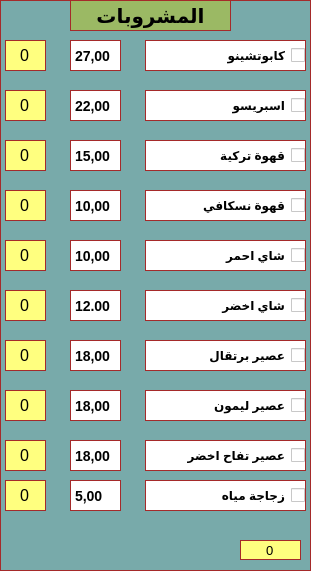
          <widget class="QGroupBox" name="groupBox_2">
           <property name="geometry">
            <rect>
             <x>545</x>
             <y>100</y>
             <width>311</width>
             <height>571</height>
            </rect>
           </property>
           <property name="font">
            <font>
             <family>DecoType Naskh</family>
             <pointsize>18</pointsize>
            </font>
           </property>
           <property name="layoutDirection">
            <enum>Qt::RightToLeft</enum>
           </property>
           <property name="styleSheet">
            <string notr="true">background-color: rgb(120,170, 170);
border:1px solid brown;</string>
           </property>
           <property name="title">
            <string/>
           </property>
           <widget class="QLineEdit" name="lineEdit_36">
            <property name="geometry">
             <rect>
              <x>5</x>
              <y>340</y>
              <width>41</width>
              <height>31</height>
             </rect>
            </property>
            <property name="font">
             <font>
              <pointsize>12</pointsize>
             </font>
            </property>
            <property name="styleSheet">
             <string notr="true">background-color: rgb(255, 255, 127);</string>
            </property>
            <property name="text">
             <string>0</string>
            </property>
            <property name="maxLength">
             <number>32771</number>
            </property>
            <property name="alignment">
             <set>Qt::AlignCenter</set>
            </property>
           </widget>
           <widget class="QLineEdit" name="lineEdit_37">
            <property name="geometry">
             <rect>
              <x>5</x>
              <y>390</y>
              <width>41</width>
              <height>31</height>
             </rect>
            </property>
            <property name="font">
             <font>
              <pointsize>12</pointsize>
             </font>
            </property>
            <property name="styleSheet">
             <string notr="true">background-color: rgb(255, 255, 127);</string>
            </property>
            <property name="text">
             <string>0</string>
            </property>
            <property name="maxLength">
             <number>32771</number>
            </property>
            <property name="alignment">
             <set>Qt::AlignCenter</set>
            </property>
           </widget>
           <widget class="QLineEdit" name="lineEdit_38">
            <property name="geometry">
             <rect>
              <x>5</x>
              <y>290</y>
              <width>41</width>
              <height>31</height>
             </rect>
            </property>
            <property name="font">
             <font>
              <pointsize>12</pointsize>
             </font>
            </property>
            <property name="styleSheet">
             <string notr="true">background-color: rgb(255, 255, 127);</string>
            </property>
            <property name="text">
             <string>0</string>
            </property>
            <property name="maxLength">
             <number>32771</number>
            </property>
            <property name="alignment">
             <set>Qt::AlignCenter</set>
            </property>
           </widget>
           <widget class="QLineEdit" name="lineEdit_39">
            <property name="geometry">
             <rect>
              <x>5</x>
              <y>40</y>
              <width>41</width>
              <height>31</height>
             </rect>
            </property>
            <property name="font">
             <font>
              <pointsize>12</pointsize>
             </font>
            </property>
            <property name="styleSheet">
             <string notr="true">background-color: rgb(255, 255, 127);</string>
            </property>
            <property name="text">
             <string>0</string>
            </property>
            <property name="maxLength">
             <number>32771</number>
            </property>
            <property name="alignment">
             <set>Qt::AlignCenter</set>
            </property>
           </widget>
           <widget class="QLineEdit" name="lineEdit_40">
            <property name="geometry">
             <rect>
              <x>5</x>
              <y>90</y>
              <width>41</width>
              <height>31</height>
             </rect>
            </property>
            <property name="font">
             <font>
              <pointsize>12</pointsize>
             </font>
            </property>
            <property name="styleSheet">
             <string notr="true">background-color: rgb(255, 255, 127);</string>
            </property>
            <property name="text">
             <string>0</string>
            </property>
            <property name="maxLength">
             <number>32771</number>
            </property>
            <property name="alignment">
             <set>Qt::AlignCenter</set>
            </property>
           </widget>
           <widget class="QLineEdit" name="lineEdit_41">
            <property name="geometry">
             <rect>
              <x>5</x>
              <y>440</y>
              <width>41</width>
              <height>31</height>
             </rect>
            </property>
            <property name="font">
             <font>
              <pointsize>12</pointsize>
             </font>
            </property>
            <property name="styleSheet">
             <string notr="true">background-color: rgb(255, 255, 127);</string>
            </property>
            <property name="text">
             <string>0</string>
            </property>
            <property name="maxLength">
             <number>32771</number>
            </property>
            <property name="alignment">
             <set>Qt::AlignCenter</set>
            </property>
           </widget>
           <widget class="QLineEdit" name="lineEdit_42">
            <property name="geometry">
             <rect>
              <x>5</x>
              <y>240</y>
              <width>41</width>
              <height>31</height>
             </rect>
            </property>
            <property name="font">
             <font>
              <pointsize>12</pointsize>
             </font>
            </property>
            <property name="styleSheet">
             <string notr="true">background-color: rgb(255, 255, 127);</string>
            </property>
            <property name="text">
             <string>0</string>
            </property>
            <property name="maxLength">
             <number>32771</number>
            </property>
            <property name="alignment">
             <set>Qt::AlignCenter</set>
            </property>
           </widget>
           <widget class="QLineEdit" name="lineEdit_43">
            <property name="geometry">
             <rect>
              <x>5</x>
              <y>140</y>
              <width>41</width>
              <height>31</height>
             </rect>
            </property>
            <property name="font">
             <font>
              <pointsize>12</pointsize>
             </font>
            </property>
            <property name="styleSheet">
             <string notr="true">background-color: rgb(255, 255, 127);</string>
            </property>
            <property name="text">
             <string>0</string>
            </property>
            <property name="maxLength">
             <number>32771</number>
            </property>
            <property name="alignment">
             <set>Qt::AlignCenter</set>
            </property>
           </widget>
           <widget class="QLineEdit" name="lineEdit_44">
            <property name="geometry">
             <rect>
              <x>5</x>
              <y>190</y>
              <width>41</width>
              <height>31</height>
             </rect>
            </property>
            <property name="font">
             <font>
              <pointsize>12</pointsize>
             </font>
            </property>
            <property name="styleSheet">
             <string notr="true">background-color: rgb(255, 255, 127);</string>
            </property>
            <property name="text">
             <string>0</string>
            </property>
            <property name="maxLength">
             <number>32771</number>
            </property>
            <property name="alignment">
             <set>Qt::AlignCenter</set>
            </property>
           </widget>
           <widget class="QLabel" name="label1_17">
            <property name="geometry">
             <rect>
              <x>70</x>
              <y>140</y>
              <width>51</width>
              <height>31</height>
             </rect>
            </property>
            <property name="font">
             <font>
              <pointsize>-1</pointsize>
              <weight>75</weight>
              <italic>false</italic>
              <bold>true</bold>
             </font>
            </property>
            <property name="styleSheet">
             <string notr="true">background-color: rgb(255, 255, 255);
font-size:14px;
font:bold;
</string>
            </property>
            <property name="text">
             <string>15,00</string>
            </property>
           </widget>
           <widget class="QLabel" name="label1_18">
            <property name="geometry">
             <rect>
              <x>70</x>
              <y>340</y>
              <width>51</width>
              <height>31</height>
             </rect>
            </property>
            <property name="font">
             <font>
              <pointsize>-1</pointsize>
              <weight>75</weight>
              <italic>false</italic>
              <bold>true</bold>
             </font>
            </property>
            <property name="styleSheet">
             <string notr="true">background-color: rgb(255, 255, 255);
font-size:14px;
font:bold;
</string>
            </property>
            <property name="text">
             <string>18,00</string>
            </property>
           </widget>
           <widget class="QLabel" name="label1_19">
            <property name="geometry">
             <rect>
              <x>70</x>
              <y>190</y>
              <width>51</width>
              <height>31</height>
             </rect>
            </property>
            <property name="font">
             <font>
              <pointsize>-1</pointsize>
              <weight>75</weight>
              <italic>false</italic>
              <bold>true</bold>
             </font>
            </property>
            <property name="styleSheet">
             <string notr="true">background-color: rgb(255, 255, 255);
font-size:14px;
font:bold;
</string>
            </property>
            <property name="text">
             <string>10,00</string>
            </property>
           </widget>
           <widget class="QLabel" name="label1_20">
            <property name="geometry">
             <rect>
              <x>70</x>
              <y>440</y>
              <width>51</width>
              <height>31</height>
             </rect>
            </property>
            <property name="font">
             <font>
              <pointsize>-1</pointsize>
              <weight>75</weight>
              <italic>false</italic>
              <bold>true</bold>
             </font>
            </property>
            <property name="styleSheet">
             <string notr="true">background-color: rgb(255, 255, 255);
font-size:14px;
font:bold;
</string>
            </property>
            <property name="text">
             <string>18,00</string>
            </property>
           </widget>
           <widget class="QLabel" name="label1_21">
            <property name="geometry">
             <rect>
              <x>70</x>
              <y>90</y>
              <width>51</width>
              <height>31</height>
             </rect>
            </property>
            <property name="font">
             <font>
              <pointsize>-1</pointsize>
              <weight>75</weight>
              <italic>false</italic>
              <bold>true</bold>
             </font>
            </property>
            <property name="styleSheet">
             <string notr="true">background-color: rgb(255, 255, 255);
font-size:14px;
font:bold;
</string>
            </property>
            <property name="text">
             <string>22,00</string>
            </property>
           </widget>
           <widget class="QLabel" name="label1_22">
            <property name="geometry">
             <rect>
              <x>70</x>
              <y>240</y>
              <width>51</width>
              <height>31</height>
             </rect>
            </property>
            <property name="font">
             <font>
              <pointsize>-1</pointsize>
              <weight>75</weight>
              <italic>false</italic>
              <bold>true</bold>
             </font>
            </property>
            <property name="styleSheet">
             <string notr="true">background-color: rgb(255, 255, 255);
font-size:14px;
font:bold;
</string>
            </property>
            <property name="text">
             <string>10,00</string>
            </property>
           </widget>
           <widget class="QLabel" name="label1_23">
            <property name="geometry">
             <rect>
              <x>70</x>
              <y>390</y>
              <width>51</width>
              <height>31</height>
             </rect>
            </property>
            <property name="font">
             <font>
              <pointsize>-1</pointsize>
              <weight>75</weight>
              <italic>false</italic>
              <bold>true</bold>
             </font>
            </property>
            <property name="styleSheet">
             <string notr="true">background-color: rgb(255, 255, 255);
font-size:14px;
font:bold;
</string>
            </property>
            <property name="text">
             <string>18,00</string>
            </property>
           </widget>
           <widget class="QLabel" name="label1_24">
            <property name="geometry">
             <rect>
              <x>70</x>
              <y>290</y>
              <width>51</width>
              <height>31</height>
             </rect>
            </property>
            <property name="font">
             <font>
              <pointsize>-1</pointsize>
              <weight>75</weight>
              <italic>false</italic>
              <bold>true</bold>
             </font>
            </property>
            <property name="styleSheet">
             <string notr="true">background-color: rgb(255, 255, 255);
font-size:14px;
font:bold;
</string>
            </property>
            <property name="text">
             <string>12.00</string>
            </property>
           </widget>
           <widget class="QLabel" name="label1_25">
            <property name="geometry">
             <rect>
              <x>70</x>
              <y>40</y>
              <width>51</width>
              <height>31</height>
             </rect>
            </property>
            <property name="font">
             <font>
              <pointsize>-1</pointsize>
              <weight>75</weight>
              <italic>false</italic>
              <bold>true</bold>
             </font>
            </property>
            <property name="styleSheet">
             <string notr="true">background-color: rgb(255, 255, 255);
font-size:14px;
font:bold;
</string>
            </property>
            <property name="text">
             <string>27,00</string>
            </property>
           </widget>
           <widget class="QCheckBox" name="checkBox_10">
            <property name="geometry">
             <rect>
              <x>145</x>
              <y>90</y>
              <width>161</width>
              <height>31</height>
             </rect>
            </property>
            <property name="font">
             <font>
              <weight>75</weight>
              <italic>false</italic>
              <bold>true</bold>
             </font>
            </property>
            <property name="styleSheet">
             <string notr="true">background-color: rgb(255, 255, 255);
font:bold;</string>
            </property>
            <property name="text">
             <string>اسبريسو</string>
            </property>
           </widget>
           <widget class="QCheckBox" name="checkBox_11">
            <property name="geometry">
             <rect>
              <x>145</x>
              <y>440</y>
              <width>161</width>
              <height>31</height>
             </rect>
            </property>
            <property name="font">
             <font>
              <weight>75</weight>
              <italic>false</italic>
              <bold>true</bold>
             </font>
            </property>
            <property name="styleSheet">
             <string notr="true">background-color: rgb(255, 255, 255);
font:bold;</string>
            </property>
            <property name="text">
             <string>عصير تفاح اخضر</string>
            </property>
           </widget>
           <widget class="QCheckBox" name="checkBox_12">
            <property name="geometry">
             <rect>
              <x>145</x>
              <y>140</y>
              <width>161</width>
              <height>31</height>
             </rect>
            </property>
            <property name="font">
             <font>
              <weight>75</weight>
              <italic>false</italic>
              <bold>true</bold>
             </font>
            </property>
            <property name="styleSheet">
             <string notr="true">background-color: rgb(255, 255, 255);
font:bold;</string>
            </property>
            <property name="text">
             <string>قهوة تركية</string>
            </property>
           </widget>
           <widget class="QCheckBox" name="checkBox_13">
            <property name="geometry">
             <rect>
              <x>145</x>
              <y>340</y>
              <width>161</width>
              <height>31</height>
             </rect>
            </property>
            <property name="font">
             <font>
              <weight>75</weight>
              <italic>false</italic>
              <bold>true</bold>
             </font>
            </property>
            <property name="styleSheet">
             <string notr="true">background-color: rgb(255, 255, 255);
font:bold;</string>
            </property>
            <property name="text">
             <string>عصير برتقال</string>
            </property>
           </widget>
           <widget class="QCheckBox" name="checkBox_14">
            <property name="geometry">
             <rect>
              <x>145</x>
              <y>240</y>
              <width>161</width>
              <height>31</height>
             </rect>
            </property>
            <property name="font">
             <font>
              <weight>75</weight>
              <italic>false</italic>
              <bold>true</bold>
             </font>
            </property>
            <property name="styleSheet">
             <string notr="true">background-color: rgb(255, 255, 255);
font:bold;</string>
            </property>
            <property name="text">
             <string>شاي احمر</string>
            </property>
           </widget>
           <widget class="QCheckBox" name="checkBox_15">
            <property name="geometry">
             <rect>
              <x>145</x>
              <y>480</y>
              <width>161</width>
              <height>31</height>
             </rect>
            </property>
            <property name="font">
             <font>
              <weight>75</weight>
              <italic>false</italic>
              <bold>true</bold>
             </font>
            </property>
            <property name="styleSheet">
             <string notr="true">background-color: rgb(255, 255, 255);
font:bold;</string>
            </property>
            <property name="text">
             <string>زجاجة مياه</string>
            </property>
           </widget>
           <widget class="QCheckBox" name="checkBox_16">
            <property name="geometry">
             <rect>
              <x>145</x>
              <y>390</y>
              <width>161</width>
              <height>31</height>
             </rect>
            </property>
            <property name="font">
             <font>
              <weight>75</weight>
              <italic>false</italic>
              <bold>true</bold>
             </font>
            </property>
            <property name="styleSheet">
             <string notr="true">background-color: rgb(255, 255, 255);
font:bold;</string>
            </property>
            <property name="text">
             <string>عصير ليمون</string>
            </property>
           </widget>
           <widget class="QCheckBox" name="checkBox_17">
            <property name="geometry">
             <rect>
              <x>145</x>
              <y>40</y>
              <width>161</width>
              <height>31</height>
             </rect>
            </property>
            <property name="font">
             <font>
              <weight>75</weight>
              <italic>false</italic>
              <bold>true</bold>
             </font>
            </property>
            <property name="styleSheet">
             <string notr="true">background-color: rgb(255, 255, 255);
font:bold;
</string>
            </property>
            <property name="text">
             <string>كابوتشينو</string>
            </property>
           </widget>
           <widget class="QCheckBox" name="checkBox_18">
            <property name="geometry">
             <rect>
              <x>145</x>
              <y>190</y>
              <width>161</width>
              <height>31</height>
             </rect>
            </property>
            <property name="font">
             <font>
              <weight>75</weight>
              <italic>false</italic>
              <bold>true</bold>
             </font>
            </property>
            <property name="styleSheet">
             <string notr="true">background-color: rgb(255, 255, 255);
font:bold;</string>
            </property>
            <property name="text">
             <string>قهوة نسكافي</string>
            </property>
           </widget>
           <widget class="QCheckBox" name="checkBox_19">
            <property name="geometry">
             <rect>
              <x>145</x>
              <y>290</y>
              <width>161</width>
              <height>31</height>
             </rect>
            </property>
            <property name="font">
             <font>
              <weight>75</weight>
              <italic>false</italic>
              <bold>true</bold>
             </font>
            </property>
            <property name="styleSheet">
             <string notr="true">background-color: rgb(255, 255, 255);
font:bold;</string>
            </property>
            <property name="text">
             <string>شاي اخضر</string>
            </property>
           </widget>
           <widget class="QLabel" name="label1_26">
            <property name="geometry">
             <rect>
              <x>70</x>
              <y>480</y>
              <width>51</width>
              <height>31</height>
             </rect>
            </property>
            <property name="font">
             <font>
              <pointsize>-1</pointsize>
              <weight>75</weight>
              <italic>false</italic>
              <bold>true</bold>
             </font>
            </property>
            <property name="styleSheet">
             <string notr="true">background-color: rgb(255, 255, 255);
font-size:14px;
font:bold;
</string>
            </property>
            <property name="text">
             <string>5,00</string>
            </property>
           </widget>
           <widget class="QLineEdit" name="lineEdit_45">
            <property name="geometry">
             <rect>
              <x>5</x>
              <y>480</y>
              <width>41</width>
              <height>31</height>
             </rect>
            </property>
            <property name="font">
             <font>
              <pointsize>12</pointsize>
             </font>
            </property>
            <property name="styleSheet">
             <string notr="true">background-color: rgb(255, 255, 127);</string>
            </property>
            <property name="text">
             <string>0</string>
            </property>
            <property name="maxLength">
             <number>32771</number>
            </property>
            <property name="alignment">
             <set>Qt::AlignCenter</set>
            </property>
           </widget>
           <widget class="QLineEdit" name="scrTotal">
            <property name="geometry">
             <rect>
              <x>240</x>
              <y>540</y>
              <width>61</width>
              <height>20</height>
             </rect>
            </property>
            <property name="font">
             <font>
              <pointsize>10</pointsize>
             </font>
            </property>
            <property name="styleSheet">
             <string notr="true">background-color: rgb(255, 255, 127);</string>
            </property>
            <property name="text">
             <string>0</string>
            </property>
            <property name="maxLength">
             <number>32771</number>
            </property>
            <property name="alignment">
             <set>Qt::AlignCenter</set>
            </property>
           </widget>
           <widget class="QLabel" name="label1_33">
            <property name="geometry">
             <rect>
              <x>70</x>
              <y>0</y>
              <width>161</width>
              <height>31</height>
             </rect>
            </property>
            <property name="font">
             <font>
              <pointsize>-1</pointsize>
              <weight>75</weight>
              <italic>false</italic>
              <bold>true</bold>
             </font>
            </property>
            <property name="styleSheet">
             <string notr="true">
background-color: rgb(155, 185,100);
font-size:20px;
font:bold;
</string>
            </property>
            <property name="text">
             <string>المشروبات</string>
            </property>
            <property name="alignment">
             <set>Qt::AlignCenter</set>
            </property>
           </widget>
          </widget>
